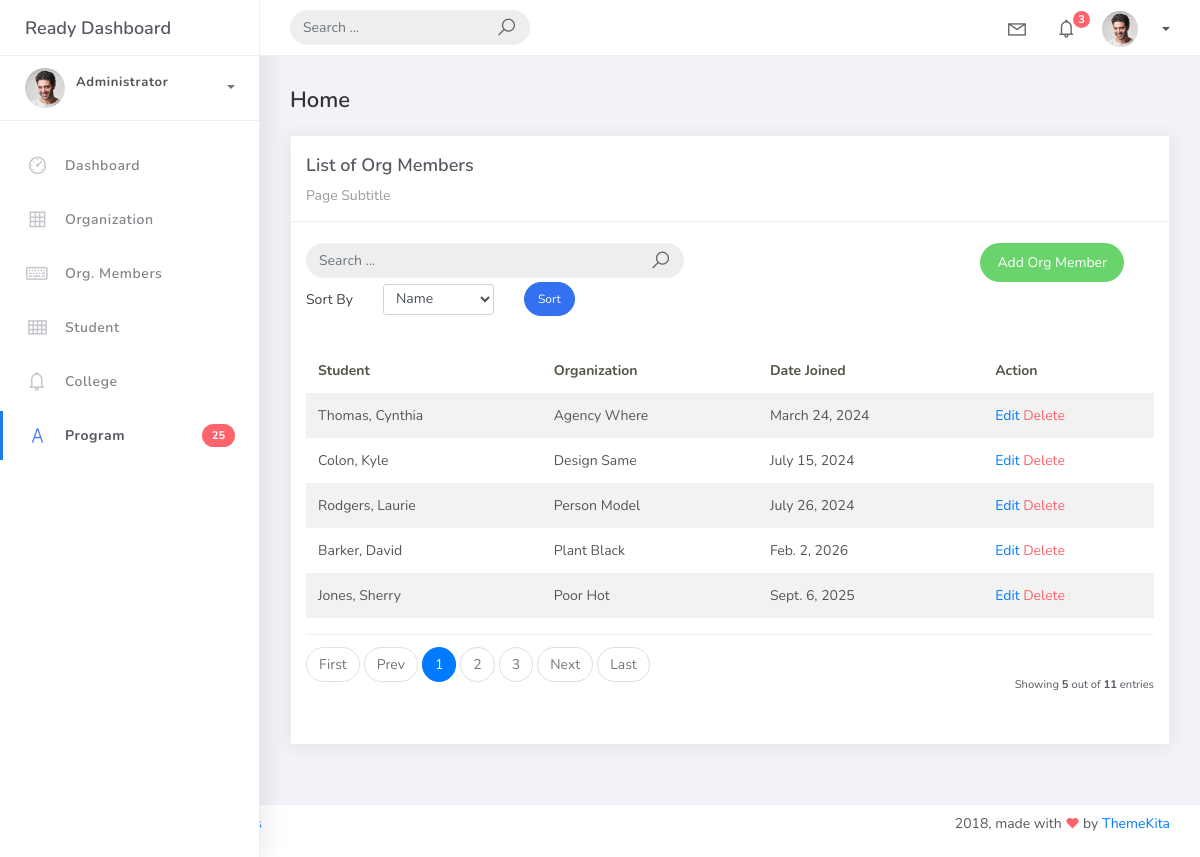
The page /orgmember_list on the database its author committed.
### studentorg/models.py (models this page shows, shortened)
class BaseModel(models.Model):
    created_at = models.DateTimeField(auto_now_add=True, db_index=True)
    updated_at = models.DateTimeField(auto_now=True)
    class Meta:
        abstract = True

class OrgMember(BaseModel):
    student = models.ForeignKey(Student, on_delete=models.CASCADE)
    organization = models.ForeignKey(Organization, on_delete=models.CASCADE)
    date_joined = models.DateField()

class Student(BaseModel):
    student_id = models.CharField(max_length=15)
    lastname = models.CharField(max_length=25)
    firstname = models.CharField(max_length=25)
    middlename = models.CharField(max_length=25, blank=True, null=True)
    program = models.ForeignKey(Program, on_delete=models.CASCADE)
    def __str__(self):
        return f"{self.lastname}, {self.firstname}"

class Organization(BaseModel):
    name = models.CharField(max_length=250)
    college = models.ForeignKey(College, null=True, blank=True, on_delete=models.CASCADE)
    description = models.CharField(max_length=500)
    def __str__(self):
        return self.name

### studentorg/views.py (the view, shortened to what this page needs)
# urls.py: path('orgmember_list', OrgMemberList.as_view(), name='orgmember-list'),
class OrgMemberList(ListView):
    model = OrgMember
    context_object_name = 'orgmember'
    template_name = 'orgmember_list.html'
    paginate_by = 5
    def get_queryset(self):
            qs = super().get_queryset()
            query = self.request.GET.get('q')
            return qs
    def get_ordering(self):
        allowed = ["student__lastname", "date_joined"]
        sort_by = self.request.GET.get("sort_by")
        if sort_by in allowed:
           return sort_by
        return "organization__name"

### templates/orgmember_list.html (shortened to what this page needs)
{% extends 'base.html' %}
{% load static %}
{% block content %}
<div class="content">
    <div class="container-fluid">
        <h4 class="page-title">Home</h4>
        <div class="row">
            <div class="col-md-12">
                <div class="card">
                    <div class="card-header">
                        <div class="card-title">List of Org Members</div>
                        <div class="card-category">Page Subtitle</div>
                    </div>
                    <br />
                    <div class="col-md-12 row">
                        <div class="col-md-6">
                            <form class="navbar-left navbar-form nav-search mr-md-3" action="{% url 'orgmember-list'%}">
                                <div class="input-group">
                                    <input type="text" placeholder="Search ..." class="form-control" name="q"/>
                                    <div class="input-group-append">
                                        <span class="input-group-text">
                                            <i class="la la-search search-icon"></i>
                                        </span>
                                    </div>
                                </div>
                            </form>
                        </div>
                        <div class="col-md-6">
                            <div class="pull-right">
                                <a href="{% url 'orgmember-add' %}" class="btn btn-success btn-rounded">Add Org Member</a>
                            </div>
                        </div>
                    </div>
                    <div class="col-md-12">
                        <form method="get" class="row g-2 align-items-center">
                            <div class="col-auto">
                                <label for="smallselect" class="col-form-label">Sort By</label>
                            </div>
                            <div class="col-auto">
                                <select class="form-control form-control-sm" id="smallSelect" name="sort_by">
                                    <option value="student__lastname" {% if request.GET.sort_by == "student__lastname" %}selected{% endif %}>Name</option>
                                </select>
                            </div>
                            <div class="col-auto">
                                <button type="submit" class="btn btn-primary btn-sm btn-rounded">Sort</button>
                            </div>
                        </form>
                    </div>
                    <div class="card-body">
                        <table class="table table-striped mt-3">
                            <thead>
                                <tr>
                                    <th scope="col">Student</th>
                                    <th scope="col">Organization</th>
                                    <th scope="col">Date Joined</th>
                                    <th scope="col">Action</th>
                                </tr>
                            </thead>
                            <tbody>
                                {% for object in object_list %}
                                <tr>
                                    <td>{{ object.student }}</td>
                                    <td>{{ object.organization }}</td>
                                    <td>{{ object.date_joined }}</td>
                                    <td>
                                        <a href="orgmember_list/{{ object.id }}">Edit</a>
                                        <a href="orgmember_list/{{ object.id }}/delete" class="text-danger">Delete</a>
                                    </td>
                                </tr>
                                    {% empty %}
                                    <tr>
                                        <td colspan="4" style="text-align: center">
                                        <p class="text-sm font-weight-bold mb-0">No Records Found</p>
                                        </td>
                                    </tr>
                                    {% endfor %}
                            </tbody>
                        </table>
                        {% include 'includes/pagination.html' %}
                    </div>
                </div>
            </div>
        </div>
    </div>
</div>
{% endblock %}

### rows shown on the page
OrgMember: student "Thomas, Cynthia", organization "Agency Where", date_joined "March 24, 2024"
OrgMember: student "Colon, Kyle", organization "Design Same", date_joined "July 15, 2024"
OrgMember: student "Rodgers, Laurie", organization "Person Model", date_joined "July 26, 2024"
OrgMember: student "Barker, David", organization "Plant Black", date_joined "Feb. 2, 2026"
OrgMember: student "Jones, Sherry", organization "Poor Hot", date_joined "Sept. 6, 2025"

### other values the page prints
{{ page_num }} "1"
{{ page_num }} "2" "3"
{{ object_list.count }} "5"
{{ paginator.count }} "11"
